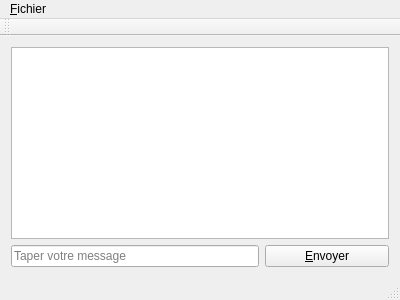
<?xml version="1.0" encoding="UTF-8"?>
<ui version="4.0">
 <class>MainWindow</class>
 <widget class="QMainWindow" name="MainWindow">
  <property name="geometry">
   <rect>
    <x>0</x>
    <y>0</y>
    <width>400</width>
    <height>300</height>
   </rect>
  </property>
  <property name="windowTitle">
   <string>Serveur</string>
  </property>
  <widget class="QWidget" name="centralWidget">
   <layout class="QGridLayout" name="gridLayout">
    <item row="1" column="2">
     <widget class="QPushButton" name="pushButtonEnvoyer">
      <property name="text">
       <string>&amp;Envoyer</string>
      </property>
     </widget>
    </item>
    <item row="1" column="0" colspan="2">
     <widget class="QLineEdit" name="lineEditReponseAuClient">
      <property name="placeholderText">
       <string>Taper votre message</string>
      </property>
     </widget>
    </item>
    <item row="0" column="0" colspan="3">
     <widget class="QListWidget" name="listWidgetMessagerie"/>
    </item>
   </layout>
  </widget>
  <widget class="QMenuBar" name="menuBar">
   <property name="geometry">
    <rect>
     <x>0</x>
     <y>0</y>
     <width>400</width>
     <height>29</height>
    </rect>
   </property>
   <widget class="QMenu" name="menu_Fichier">
    <property name="title">
     <string>&amp;Fichier</string>
    </property>
    <addaction name="action_Nouvelle_conversation"/>
    <addaction name="separator"/>
    <addaction name="action_Quitter"/>
   </widget>
   <addaction name="menu_Fichier"/>
  </widget>
  <widget class="QToolBar" name="mainToolBar">
   <attribute name="toolBarArea">
    <enum>TopToolBarArea</enum>
   </attribute>
   <attribute name="toolBarBreak">
    <bool>false</bool>
   </attribute>
  </widget>
  <widget class="QStatusBar" name="statusBar"/>
  <action name="action_Nouvelle_conversation">
   <property name="text">
    <string>&amp;Nouvelle conversation</string>
   </property>
  </action>
  <action name="action_Quitter">
   <property name="text">
    <string>&amp;Quitter</string>
   </property>
  </action>
 </widget>
 <layoutdefault spacing="6" margin="11"/>
 <tabstops>
  <tabstop>listWidgetMessagerie</tabstop>
  <tabstop>lineEditReponseAuClient</tabstop>
  <tabstop>pushButtonEnvoyer</tabstop>
 </tabstops>
 <resources/>
 <connections>
  <connection>
   <sender>lineEditReponseAuClient</sender>
   <signal>editingFinished()</signal>
   <receiver>pushButtonEnvoyer</receiver>
   <slot>click()</slot>
   <hints>
    <hint type="sourcelabel">
     <x>141</x>
     <y>250</y>
    </hint>
    <hint type="destinationlabel">
     <x>303</x>
     <y>245</y>
    </hint>
   </hints>
  </connection>
 </connections>
</ui>
